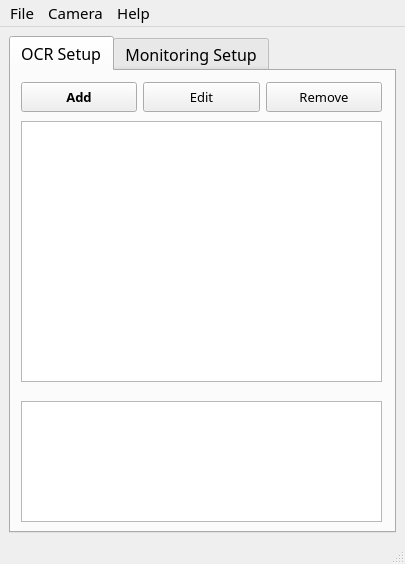
<?xml version="1.0" encoding="UTF-8"?>
<ui version="4.0">
 <class>MainWindow</class>
 <widget class="QMainWindow" name="MainWindow">
  <property name="geometry">
   <rect>
    <x>0</x>
    <y>0</y>
    <width>405</width>
    <height>564</height>
   </rect>
  </property>
  <property name="sizePolicy">
   <sizepolicy hsizetype="Fixed" vsizetype="Fixed">
    <horstretch>0</horstretch>
    <verstretch>0</verstretch>
   </sizepolicy>
  </property>
  <property name="windowTitle">
   <string>KEM - CNC Machine Tool Client</string>
  </property>
  <property name="locale">
   <locale language="English" country="UnitedStates"/>
  </property>
  <widget class="QWidget" name="centralwidget">
   <property name="minimumSize">
    <size>
     <width>0</width>
     <height>0</height>
    </size>
   </property>
   <layout class="QGridLayout" name="gridLayout">
    <item row="0" column="0">
     <widget class="QTabWidget" name="tabWidget">
      <property name="font">
       <font>
        <family>Noto Sans CJK KR Medium</family>
        <pointsize>12</pointsize>
       </font>
      </property>
      <property name="currentIndex">
       <number>0</number>
      </property>
      <widget class="QWidget" name="ocr_setup">
       <attribute name="title">
        <string>OCR Setup</string>
       </attribute>
       <widget class="QWidget" name="horizontalLayoutWidget">
        <property name="geometry">
         <rect>
          <x>10</x>
          <y>10</y>
          <width>361</width>
          <height>32</height>
         </rect>
        </property>
        <layout class="QHBoxLayout" name="horizontalLayout">
         <property name="spacing">
          <number>6</number>
         </property>
         <item>
          <widget class="QPushButton" name="btnAdd">
           <property name="sizePolicy">
            <sizepolicy hsizetype="Preferred" vsizetype="Fixed">
             <horstretch>0</horstretch>
             <verstretch>0</verstretch>
            </sizepolicy>
           </property>
           <property name="minimumSize">
            <size>
             <width>100</width>
             <height>30</height>
            </size>
           </property>
           <property name="maximumSize">
            <size>
             <width>120</width>
             <height>16777215</height>
            </size>
           </property>
           <property name="font">
            <font>
             <family>Noto Sans CJK KR Regular</family>
             <pointsize>10</pointsize>
             <weight>75</weight>
             <bold>true</bold>
            </font>
           </property>
           <property name="text">
            <string>Add</string>
           </property>
          </widget>
         </item>
         <item>
          <widget class="QPushButton" name="btnEdit">
           <property name="sizePolicy">
            <sizepolicy hsizetype="Preferred" vsizetype="Fixed">
             <horstretch>0</horstretch>
             <verstretch>0</verstretch>
            </sizepolicy>
           </property>
           <property name="minimumSize">
            <size>
             <width>100</width>
             <height>30</height>
            </size>
           </property>
           <property name="maximumSize">
            <size>
             <width>120</width>
             <height>16777215</height>
            </size>
           </property>
           <property name="font">
            <font>
             <family>Noto Sans CJK KR Regular</family>
             <pointsize>10</pointsize>
            </font>
           </property>
           <property name="text">
            <string>Edit</string>
           </property>
          </widget>
         </item>
         <item>
          <widget class="QPushButton" name="btnRemove">
           <property name="sizePolicy">
            <sizepolicy hsizetype="Preferred" vsizetype="Fixed">
             <horstretch>0</horstretch>
             <verstretch>0</verstretch>
            </sizepolicy>
           </property>
           <property name="minimumSize">
            <size>
             <width>100</width>
             <height>30</height>
            </size>
           </property>
           <property name="maximumSize">
            <size>
             <width>120</width>
             <height>16777215</height>
            </size>
           </property>
           <property name="font">
            <font>
             <family>Noto Sans CJK KR Regular</family>
             <pointsize>10</pointsize>
            </font>
           </property>
           <property name="text">
            <string>Remove</string>
           </property>
          </widget>
         </item>
        </layout>
       </widget>
       <widget class="QListWidget" name="lwLog">
        <property name="geometry">
         <rect>
          <x>10</x>
          <y>330</y>
          <width>361</width>
          <height>121</height>
         </rect>
        </property>
        <property name="sizePolicy">
         <sizepolicy hsizetype="Preferred" vsizetype="Fixed">
          <horstretch>0</horstretch>
          <verstretch>0</verstretch>
         </sizepolicy>
        </property>
        <property name="minimumSize">
         <size>
          <width>0</width>
          <height>100</height>
         </size>
        </property>
        <property name="maximumSize">
         <size>
          <width>16777215</width>
          <height>16777215</height>
         </size>
        </property>
        <property name="font">
         <font>
          <family>Noto Sans CJK KR Medium</family>
          <pointsize>14</pointsize>
         </font>
        </property>
       </widget>
       <widget class="QListWidget" name="lwRegion">
        <property name="geometry">
         <rect>
          <x>10</x>
          <y>50</y>
          <width>361</width>
          <height>261</height>
         </rect>
        </property>
        <property name="sizePolicy">
         <sizepolicy hsizetype="Preferred" vsizetype="Fixed">
          <horstretch>0</horstretch>
          <verstretch>0</verstretch>
         </sizepolicy>
        </property>
        <property name="minimumSize">
         <size>
          <width>0</width>
          <height>150</height>
         </size>
        </property>
        <property name="maximumSize">
         <size>
          <width>16777215</width>
          <height>16777215</height>
         </size>
        </property>
        <property name="font">
         <font>
          <family>Noto Sans CJK KR Medium</family>
          <pointsize>14</pointsize>
         </font>
        </property>
       </widget>
      </widget>
      <widget class="QWidget" name="mon_setup">
       <attribute name="title">
        <string>Monitoring Setup</string>
       </attribute>
       <widget class="QWidget" name="layoutWidget">
        <property name="geometry">
         <rect>
          <x>10</x>
          <y>10</y>
          <width>361</width>
          <height>32</height>
         </rect>
        </property>
        <layout class="QHBoxLayout" name="horizontalLayout_3" stretch="0,0,0">
         <property name="spacing">
          <number>5</number>
         </property>
         <property name="sizeConstraint">
          <enum>QLayout::SetDefaultConstraint</enum>
         </property>
         <property name="rightMargin">
          <number>0</number>
         </property>
         <item>
          <spacer name="horizontalSpacer">
           <property name="orientation">
            <enum>Qt::Horizontal</enum>
           </property>
           <property name="sizeHint" stdset="0">
            <size>
             <width>40</width>
             <height>20</height>
            </size>
           </property>
          </spacer>
         </item>
         <item>
          <widget class="QPushButton" name="btnRun">
           <property name="sizePolicy">
            <sizepolicy hsizetype="Preferred" vsizetype="Fixed">
             <horstretch>0</horstretch>
             <verstretch>0</verstretch>
            </sizepolicy>
           </property>
           <property name="minimumSize">
            <size>
             <width>110</width>
             <height>30</height>
            </size>
           </property>
           <property name="font">
            <font>
             <family>Noto Sans CJK KR Regular</family>
             <pointsize>10</pointsize>
             <weight>75</weight>
             <bold>true</bold>
            </font>
           </property>
           <property name="text">
            <string>Run</string>
           </property>
          </widget>
         </item>
         <item>
          <widget class="QPushButton" name="btnFinish">
           <property name="sizePolicy">
            <sizepolicy hsizetype="Preferred" vsizetype="Fixed">
             <horstretch>0</horstretch>
             <verstretch>0</verstretch>
            </sizepolicy>
           </property>
           <property name="minimumSize">
            <size>
             <width>110</width>
             <height>30</height>
            </size>
           </property>
           <property name="font">
            <font>
             <family>Noto Sans CJK KR Regular</family>
             <pointsize>10</pointsize>
            </font>
           </property>
           <property name="text">
            <string>Finish</string>
           </property>
          </widget>
         </item>
        </layout>
       </widget>
       <widget class="QListWidget" name="lwOCRResult">
        <property name="geometry">
         <rect>
          <x>10</x>
          <y>50</y>
          <width>361</width>
          <height>401</height>
         </rect>
        </property>
        <property name="font">
         <font>
          <family>Noto Sans CJK KR Black</family>
          <pointsize>24</pointsize>
          <weight>75</weight>
          <bold>true</bold>
         </font>
        </property>
       </widget>
      </widget>
     </widget>
    </item>
   </layout>
  </widget>
  <widget class="QMenuBar" name="menubar">
   <property name="geometry">
    <rect>
     <x>0</x>
     <y>0</y>
     <width>405</width>
     <height>21</height>
    </rect>
   </property>
   <property name="font">
    <font>
     <family>Noto Sans CJK KR Regular</family>
     <pointsize>11</pointsize>
    </font>
   </property>
   <widget class="QMenu" name="menuCamera">
    <property name="title">
     <string>Camera</string>
    </property>
    <addaction name="actionConnect"/>
    <addaction name="actionDisconnect"/>
   </widget>
   <widget class="QMenu" name="menuFile">
    <property name="title">
     <string>File</string>
    </property>
    <addaction name="actionLoad"/>
    <addaction name="actionSave"/>
    <addaction name="separator"/>
    <addaction name="actionExit"/>
   </widget>
   <widget class="QMenu" name="menuHelp">
    <property name="title">
     <string>Help</string>
    </property>
    <addaction name="actionAbout_KEM"/>
   </widget>
   <addaction name="menuFile"/>
   <addaction name="menuCamera"/>
   <addaction name="menuHelp"/>
  </widget>
  <widget class="QStatusBar" name="statusbar"/>
  <action name="actionConnect">
   <property name="text">
    <string>Connect</string>
   </property>
  </action>
  <action name="actionDisconnect">
   <property name="text">
    <string>Disconnect</string>
   </property>
  </action>
  <action name="actionExit">
   <property name="text">
    <string>Exit</string>
   </property>
  </action>
  <action name="actionLoad">
   <property name="text">
    <string>Load</string>
   </property>
  </action>
  <action name="actionSave">
   <property name="text">
    <string>Save</string>
   </property>
  </action>
  <action name="actionAbout_KEM">
   <property name="text">
    <string>About KEM</string>
   </property>
  </action>
 </widget>
 <resources/>
 <connections/>
</ui>
